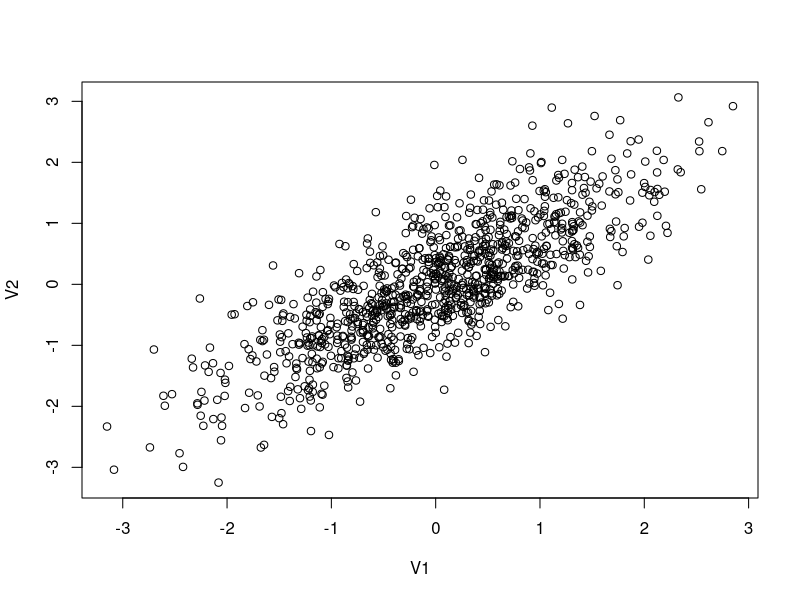
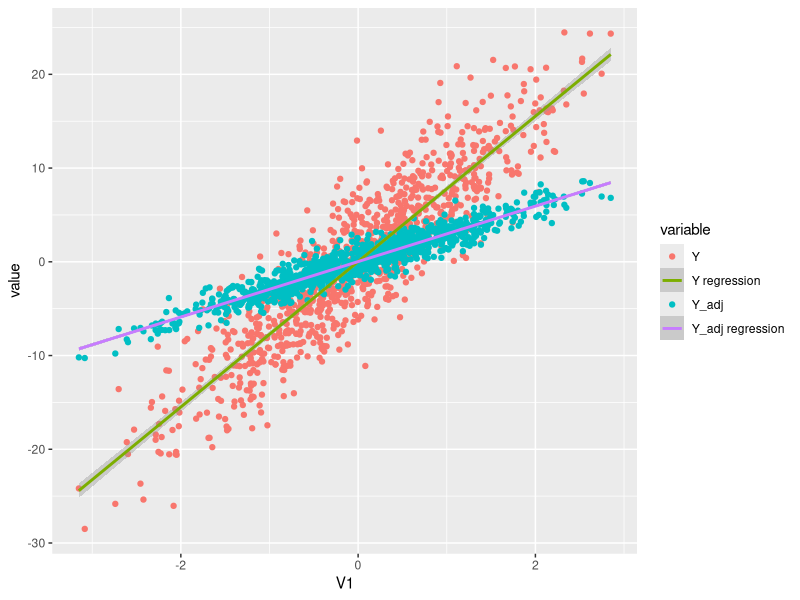

Here is the R script that generated these plots, in order:
## ---- chunk 1
knitr::opts_chunk$set(echo = TRUE)
## ---- chunk 2
#This is a comment, alone in a chunk. 

## ---- chunk 3
library(MASS)
library(ggplot2)

out <- as.data.frame(mvrnorm(1000, mu = c(0,0), 
                     Sigma = matrix(c(1,0.8,0.8,1), ncol = 2), 
                     empirical = TRUE))
cor(out)
plot(out)

## ---- chunk 4
out$error<-rnorm(1000, mean=0, sd=1)

#The data generating process
B1<-3
B2<-6

out$Y<-out$V1*B1+out$V2*B2+out$error
## ---- chunk 5

Y_adj <- out$Y - B2*out$V2
 plotted <- ggplot(out, aes(V1, y = value, color = variable)) + 
  geom_point(aes(y = Y, col = "Y")) + geom_point(aes(y = Y_adj, col = "Y_adj")) +
  geom_smooth(method='lm', aes(y = Y, col = "Y regression")) +
  geom_smooth(method='lm',aes(y = Y_adj, col = "Y_adj regression"))

plot(plotted)

